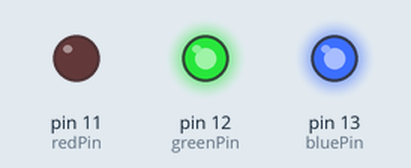
Recording of a sketch running on a simulated Arduino Uno, built with avr-gcc and run on an emulated ATmega328P. Shown: output pins drawn as LEDs (lit = HIGH).

Above: at 0.5 s.
At 1.5 s:
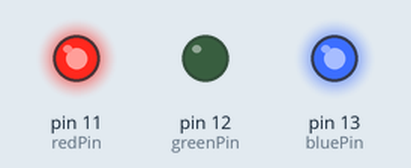
At 5.5 s:
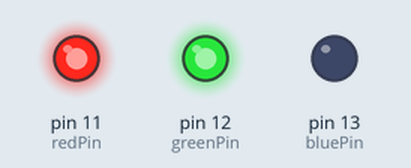
Timing chart, 0 to 6.9 s (numbered marks = the images above):
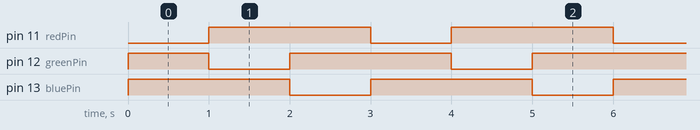

The sketch:

index.ino
```cpp
int redPin = 11;
int greenPin = 12;
int bluePin = 13;

void setup() {
  pinMode(redPin, OUTPUT);
  pinMode(greenPin, OUTPUT);
  pinMode(bluePin, OUTPUT);
}

void loop() {

  // RED
  digitalWrite(redPin, LOW);
  digitalWrite(greenPin, HIGH);
  digitalWrite(bluePin, HIGH);
  delay(1000);

  // GREEN
  digitalWrite(redPin, HIGH);
  digitalWrite(greenPin, LOW);
  digitalWrite(bluePin, HIGH);
  delay(1000);

  // BLUE
  digitalWrite(redPin, HIGH);
  digitalWrite(greenPin, HIGH);
  digitalWrite(bluePin, LOW);
  delay(1000);
}
```

Measured:
- by itself, pin 11 (redPin), pin 13 (bluePin): alternates HIGH for 2.0 s and LOW for 1.0 s
- by itself, pin 12 (greenPin): repeats every 3.0 s: LOW 1.0 s, HIGH 2.0 s
- by itself, everything shown: repeats every 3.0 s, in 3 steps
